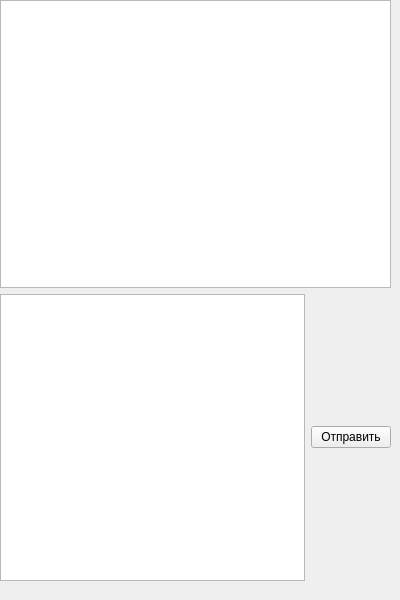
<?xml version="1.0" encoding="UTF-8"?>
<ui version="4.0">
 <class>MainWindow</class>
 <widget class="QMainWindow" name="MainWindow">
  <property name="geometry">
   <rect>
    <x>0</x>
    <y>0</y>
    <width>400</width>
    <height>600</height>
   </rect>
  </property>
  <property name="windowTitle">
   <string>Чат</string>
  </property>
  <widget class="QWidget" name="centralwidget">
   <widget class="QWidget" name="">
    <property name="geometry">
     <rect>
      <x>0</x>
      <y>0</y>
      <width>391</width>
      <height>581</height>
     </rect>
    </property>
    <layout class="QVBoxLayout" name="verticalLayout">
     <item>
      <widget class="QTextBrowser" name="textBrowser"/>
     </item>
     <item>
      <layout class="QHBoxLayout" name="horizontalLayout">
       <item>
        <widget class="QTextEdit" name="textEdit"/>
       </item>
       <item>
        <widget class="QPushButton" name="pushButton">
         <property name="text">
          <string>Отправить</string>
         </property>
        </widget>
       </item>
      </layout>
     </item>
    </layout>
   </widget>
  </widget>
 </widget>
 <resources/>
 <connections/>
</ui>
